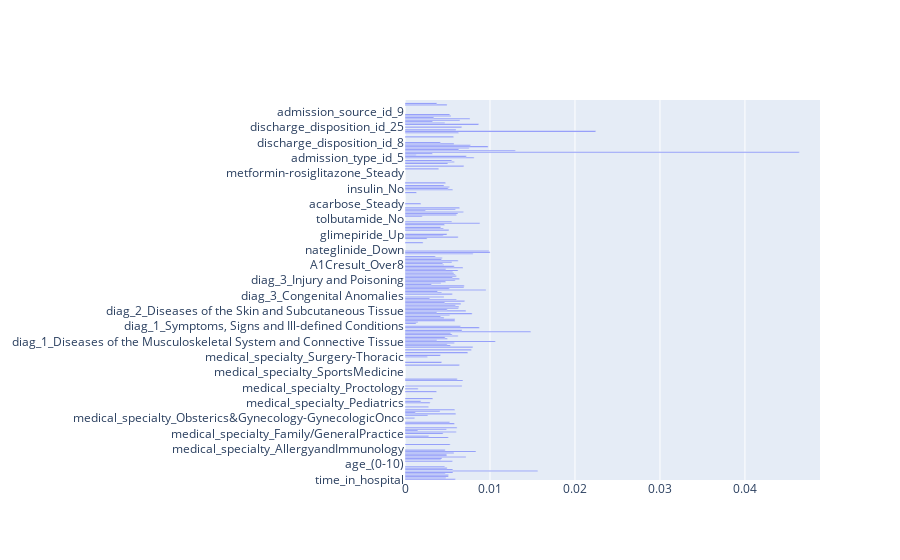

Notebook code cell kept with this figure:
### Code cell
import plotly.graph_objects as go

fig = go.Figure(go.Bar(
            x=contrib[0],
            y=contrib.names,
            orientation='h'))

fig.show()

### Figure 1 — Plotly figure (JSON) as saved in the notebook; plotly's stock layout.template omitted (floating-point values rounded to 4 significant figures; data arrays with more than 128 entries replaced by an {"elided": "..."} marker saying what was removed)
{"data": [{"orientation": "h", "type": "bar", "x": {"elided": "273 float values"}, "y": {"elided": "273 str values"}}], "layout": {}}
